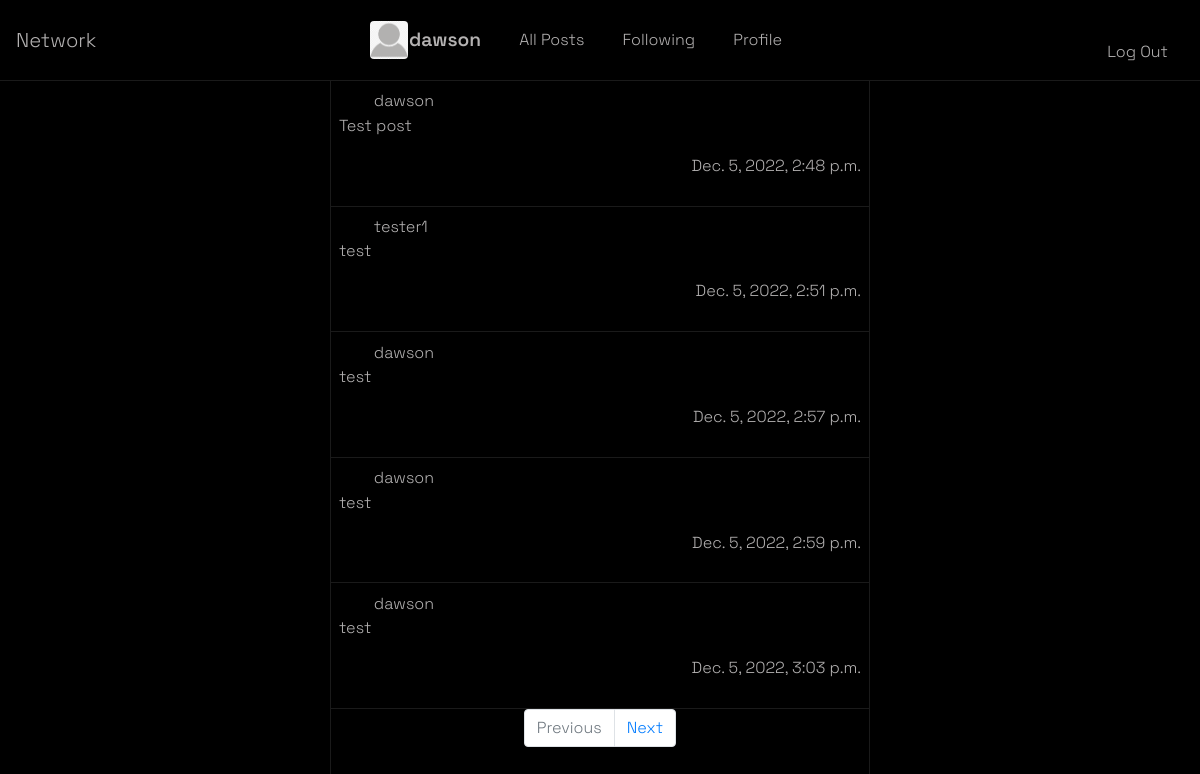
/ (signed in), run on the app's committed database.
### network/models.py (models this page shows, shortened)
class User(AbstractUser):
    first_name = models.CharField(max_length=24, default="None")
    bio = models.TextField(default="")
    profilePicture = models.ImageField(
        upload_to="network/static/images/", default=False, blank=True, null=True)

class Post(models.Model):
    username = models.CharField(
        default='None', max_length=24, null=True, blank=True)
    caption = models.TextField(default="")
    image = models.ImageField(
        upload_to="network/static/images/", default=False, blank=True, null=True)
    timestamp = models.DateTimeField(auto_now_add=True)
    totalLikes = models.IntegerField(default=0)
    totalComments = models.IntegerField(default=0)

### network/views.py (the view, shortened to what this page needs)
# urls.py: path("", views.index, name="index"),
def index(request):
    posts = Post.objects.all().values()
    posts = Paginator(posts, 10)
    print(posts.page(1).object_list)
    if posts.num_pages <= 5:
        return render(request, "network/index.html", {
            'postForm': PostForm,
            'numPages': posts.num_pages,
            'posts': posts.page(1).object_list,
        })

### network/templates/network/index.html (shortened to what this page needs)
{% extends "network/layout.html" %}
{% block body %}
    <hr id='fullscreen-split'>
    <div id='index-body'>
        <div id='post-container'>
            {% for i in posts %}
                <div class='single-post-container' id='{{ i.id }}'>
                    <div class='user-info'>
                        <box-icon id='profilePicIcon' name='user-circle' size='sm' color='rgb(230, 230, 230)'></box-icon>{{ i.username }}
                    </div>
                    <div class='post-content'>
                        <p>
                            {{ i.caption }}
                        </p>
                    </div>
                    <div class='post-footer'>
                        <div class='interactions'>
                            <form method='POST'>
                                <button type='submit' class='like interaction-button' name='{{ i.id }}'><box-icon color='white' size='sm' name='like' class='interaction-icons'></box-icon></button>
                                <button type='submit' class='dislike interaction-button' name='{{ i.id }}'><box-icon color='white' size='sm' name='dislike' class='interaction-icons'></box-icon></button>
                                <button type='submit' class='comment interaction-button' name='{{ i.id }}'><box-icon color='white' size='sm' name='comment' class='interaction-icons'></box-icon></button>
                            </form>
                        </div>
                        <div class='post-timestamp'>
                            {{ i.timestamp }}
                        </div>
                    </div>
                </div>
            {% endfor %}
            <nav aria-label="Page navigation example">
                <ul class="pagination justify-content-center">
                  <li class="page-item disabled">
                    <a class="page-link" href="#" tabindex="-1">Previous</a>
                  </li>
                  <li class="page-item">
                    <a class="page-link" href="#">Next</a>
                  </li>
                </ul>
              </nav>
        </div>
    </div>
{% endblock %}

### network/templates/network/layout.html (shortened to what this page needs)
{% load static %}
<!DOCTYPE html>
<html lang="en">
    <head>
        <link rel="stylesheet" href="https://cdn.jsdelivr.net/npm/bootstrap@4.0.0/dist/css/bootstrap.min.css">
        <link rel="stylesheet" href="https://stackpath.bootstrapcdn.com/bootstrap/4.4.1/css/bootstrap.min.css">
        <link href="{% static 'network/styles.css' %}" rel="stylesheet">
    </head>
    <body>
        <nav id='navbar' class="navbar navbar-expand-lg">
            <a class="navbar-brand" href="#">Network</a>
            <div id='navbar-container'>
              <ul class="navbar-nav mr-auto" >
                {% if user.is_authenticated %}
                    <li class="nav-item">
                        <a id="profile-pic" class="nav-link" href="#">
                            {% if user.profilePicture != 'False' %}
                                <img src="network/static/images/{{ user.profilePicture }}" id='navbar-profilePic'>
                            {% else %}
                                <box-icon id='profilePicIcon' name='user-circle' size='md' color='rgb(230, 230, 230)'></box-icon>
                            {% endif %}
                            <strong>{{ user.username }}</strong></a>
                    </li>
                {% endif %}
                <li class="nav-item">
                  <a class="nav-link" href="{% url 'index' %}">All Posts</a>
                </li>
                {% if user.is_authenticated %}
                    <li class="nav-item">
                        <div>
                        <a class="nav-link" href="#"><span>Following<span></a>
                        </div>
                    </li>
                    <li class="nav-item">
                        <a class="nav-link" href="#">Profile</a>
                    </li>
                    <li class="nav-item">
                        <button type="button" id='newPostButton' class="btn btn-dark" data-toggle="modal" data-target="#modalBackdrop" data-whatever="@getbootstrap">
                            <box-icon animation='none' id='newPostSvg' name='plus-circle' size='30px' color="rgb(230, 230, 230)"></box-icon></button>
                    </li>
                </div>
                    <li class="nav-item">
                        <a class="nav-link" href="{% url 'logout' %}">Log Out</a>
                    </li>
                {% endif %}
          </nav>
            {% block body %}
            {% endblock %}
    </body>
</html>

### network/static/network/styles.css (style rules this page uses)
body { font-family: 'Space Grotesk', sans-serif; background-color: black; font-weight: 300; color: rgb(180, 178, 178); width: 100%; height: 100%; }
#navbar { background-color: black; justify-content: space-between; }
strong { font-size: larger; font-weight: 600; }
#profile-pic { display: flex; align-items: center; }
#profilePicIcon { margin-right: 10px; }
#navbar a { text-decoration: none ; color: rgb(180, 178, 178); transition: all .25s linear; }
#navbar-container { width: 45%; text-align: center; }
#navbar ul { justify-content: space-evenly; align-items: center !important; }
.nav-item::marker { color: black; }
#navbar-profilePic { height: 40px; width: 40px; }
#newPostButton { display: flex; background-color: black; justify-content: center !important; align-items: center !important;; height: 30px; width: 30px; border-color: black; border-radius: 50%; }
img { width: 100px; height: 100px; border: solid 1px black; border-radius: 5px; object-fit: cover; }
#fullscreen-split { margin-top: 0; margin-bottom: 0; border-top: 1px solid rgba(255, 255, 255, 0.1); }
#index-body { display: flex; justify-content: center; height: 100vh; width: 100%; }
#post-container { margin-top: 0px;; height: 100vh; width: 45%; border-left: 1px solid rgba(255, 255, 255, 0.1); border-right: 1px solid rgba(255, 255, 255, 0.1); }
.user-info { display: flex; align-items: center; }
.single-post-container { padding: .5rem; border-bottom: 1px solid rgba(255, 255, 255, 0.1); }
.interaction-button { background-color: black; border: none; }
.post-footer { display: flex; justify-content: space-between; }
.interaction-icons { margin: 5px; }

### data on the page
User: profilePicture (picture), username "dawson"
Post: username "dawson", caption "Test post", timestamp "Dec. 5, 2022, 2:48 p.m."
Post: username "tester1", caption "test", timestamp "Dec. 5, 2022, 2:51 p.m."
Post: username "dawson", caption "test", timestamp "Dec. 5, 2022, 2:57 p.m."
Post: username "dawson", caption "test", timestamp "Dec. 5, 2022, 2:59 p.m."
Post: username "dawson", caption "test", timestamp "Dec. 5, 2022, 3:03 p.m."
